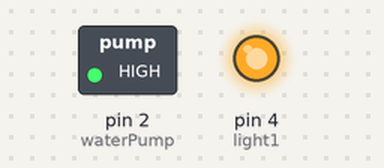
A sketch run on a simulated Arduino Uno, built with avr-gcc and run on an emulated ATmega328P. Parts: switched loads named in the sketch (green lamp = pin HIGH), output pins drawn as LEDs (lit = HIGH).

Above: at 1.5 s.
At 43.5 s:
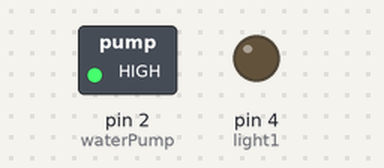
At 64.5 s:
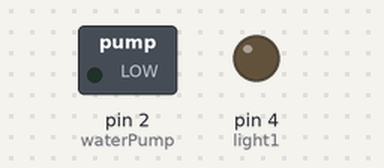
At 88.5 s:
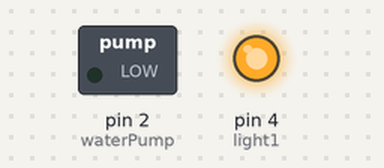
Timing chart, 0 to 95.6 s (numbered marks = the images above):
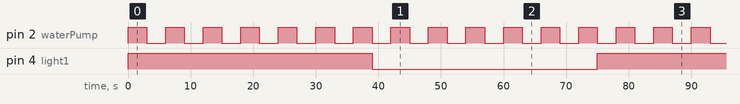

The sketch:

photon_light_min.ino
```cpp
int light1 = 4;
int waterPump = 2;
int waterLoop = 1;
int lightLoop = 0;

void setup() {
  //Serial.begin(9600);
  pinMode(light1, OUTPUT);
  pinMode(waterPump, OUTPUT);
}


void loop() {
  if (lightLoop <= 12) {
      digitalWrite(light1, HIGH);
  } else if (lightLoop < 24) {
      digitalWrite(light1, LOW);
  } else if (lightLoop == 24) {
      lightLoop = 0;
  }

  if (waterLoop == 1) {
      digitalWrite(waterPump, HIGH);
  } else if (waterLoop == 2) {
      digitalWrite(waterPump, LOW);
      waterLoop = 0;
  }
  // We'll leave it on for 4 Hours
  waterLoop += 1;
  lightLoop += 1;
  delay(3000);
}
```

Measured:
- by itself, pin 2 (waterPump): alternates HIGH for 3.0 s and LOW for 3.0 s
- by itself, pin 4 (light1): alternates HIGH for 37.5 s and LOW for 36.0 s
